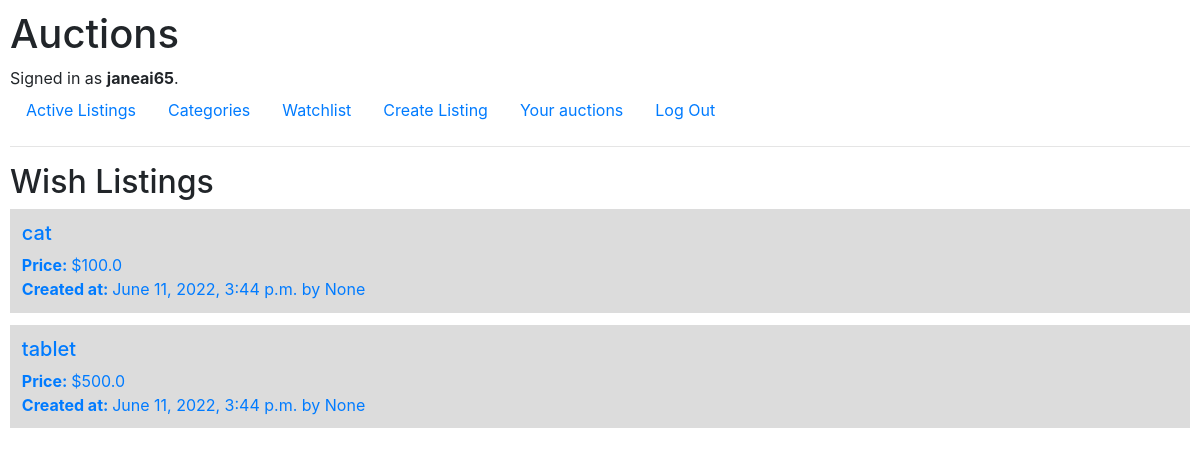
/watchlist (signed in), run on an earlier commit of the app's database.
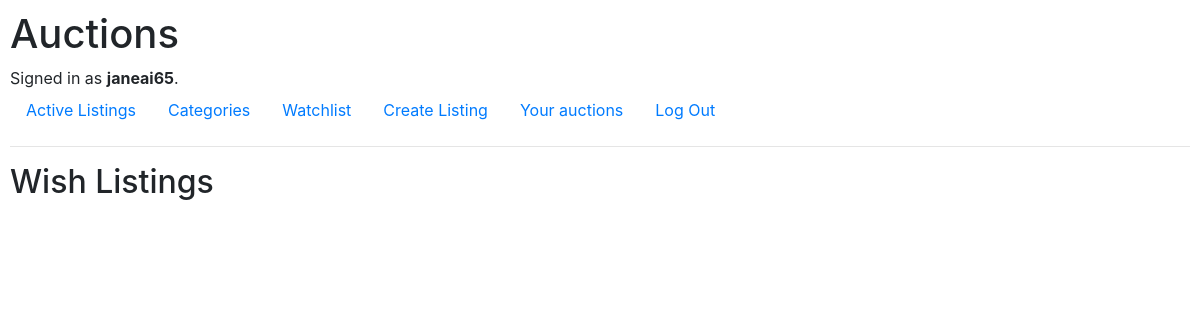
And on a later commit of the database.
### auctions/models.py (models this page shows, shortened)
class Listing(models.Model):
    title = models.CharField(max_length=64)
    description = models.CharField(max_length=256)
    created_date = models.DateTimeField(auto_now=True)
    starting_bid = models.FloatField(blank=True, null=True)
    current_bid = models.FloatField(blank=True, null=True)
    creator = models.ForeignKey(User, on_delete=models.CASCADE, blank=True, null=True, related_name="creator")
    current_bidder = models.ForeignKey(User, on_delete=models.CASCADE, blank=True, null=True, related_name="winner")
    watchers = models.ManyToManyField(User, blank=True, related_name="wishlistings")
    is_active = models.BooleanField(default=True)
    CATEGORY_CHOICES = [
        ('FASHION', 'Fashion'),
        ('TOYS', 'Toys'),
        ('ELECTRONICS', 'Electronics'),
        ('HOME','Home')
    ]
    category = models.CharField(
        max_length=24,
        choices = CATEGORY_CHOICES,
    )

### auctions/views.py (the view)
# urls.py: path("watchlist", views.watchlist, name="watchlist"),
def watchlist(request):
    user = request.user
    return render(request, "auctions/watchlist.html", {
        "Listings": user.wishlistings.all(),
    })

### auctions/templates/auctions/watchlist.html
{% extends "auctions/layout.html" %}
{% block body %}
    <h2>Wish Listings</h2>
    {% include "auctions/show_listings.html" %}
{% endblock %}

### auctions/templates/auctions/show_listings.html
{% for listing in Listings %}
    <a href="{% url 'listing' listing.id %}">
        <div style="border: 10px; padding:1%; background-color: gainsboro; margin-bottom: 1%;">
            <div><h5>{{ listing.title }}</h5></div>
            <div><b>Price: </b>${{listing.current_bid}}</div>
            {% if listing.is_active %}
                <div><b>Created at: </b>{{ listing.created_date }} by {{ listing.creator}}</div>
            {% else %}
                <div><b>Winner: </b>{{listing.current_bidder}} </div>
            {% endif %}
        </div>
    </a>
{% endfor %}

What changed in the data, as far as the page shows it:
no longer on this page (row edited): Listing: title "cat", current_bid "100.0", created_date "June 11, 2022, 3:44 p.m.", creator "None"
no longer on this page (row edited): Listing: title "tablet", current_bid "500.0", created_date "June 11, 2022, 3:44 p.m.", creator "None"
